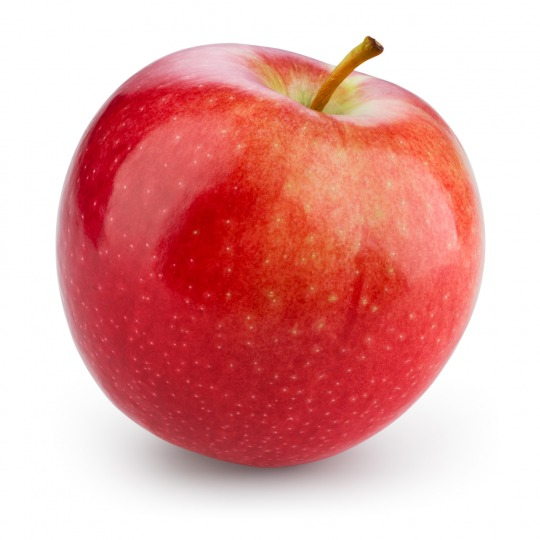
#> input picture images/apple.jpg, 540 x 540 px
$ jupyter execute Colorspaces.ipynb   (shell and % lines are left out)
#> lines starting #> are read from the running program, lines starting #| are printed output that depends on the picture
<a href="https://colab.research.google.com/github/sgauthamr2001/cvi-session-1/blob/master/notebooks/Colorspaces.ipynb" target="_parent"></a>

#                        Computer Vision and Intelligence Group, CFI- IIT Madras

## Intro to OpenCV

**What you'll learn: Colour Spaces**

**What you want to achieve: Write a python program that, given an input image we convert between the colourspaces**

[cell 1]
%cd '/content/cvi-session-1/images'

### Reading, Displaying and Writing an Image to a Path

Functions to be used:

cv2.imread(filepath, flag)
*flag = 0: read image in Grayscale* | *flag = 1: read image as a BGR image*

cv2.imwrite(filepath, variable_name)
*variable_name: name of variable holding the image that is to be saved*

cv2.imshow(title, variable_name)

cv2.waitKey(delay)
*delay: waits for a keypress event for 'delay' ms before proceeding to next line*

[cell 2]
# importing a few relevant packages

#the numpy library contains optimised functions that are used to operate on multi-dimensional arrays
#cv2 is an OpenCV library containing functions used in Computer Vision
#matplotlib is a python plotting library

#In this cell, we will require only the cv2 package
import numpy as np
import cv2
import matplotlib.pyplot as plt

# Getting Started with Images

## 1) Reading an image

We use the function cv2.imread() to read an image. The image should be in the **working directory** or the full path of image should be given.

**Python**:

```
cv2.imread(src, flag)
```

**Parameters:**

*   src – input image.
*   flag – specifies the way image should be read.

  *  cv2.IMREAD_COLOR  or 1: Loads a color image. Any transparency of image will be neglected. It is the default flag.
  *  cv2.IMREAD_GRAYSCALE or 0 : Loads image in grayscale mode.

Warning: Even if the image path is wrong, it won’t throw any error, but nothing gets stored in the image variable.

## 2) Displaying an image

We use the function cv2.imshow() to display an image in a window. The window automatically fits to the image size.

**Python**:

```
cv2.imshow(name, img)
```

**Parameters:**

*   name – window name or title.
*   img – image to be displayed.

Generally 2 more functions are used immediately after the cv2.imshow() function.

**cv2.waitKey()** is a keyboard binding function. Its argument is the time in milliseconds. The function waits for specified milliseconds for any keyboard event. If you press any key in that time, the program continues. If 0 is passed, it waits indefinitely for a key stroke.

**cv2.destroyAllWindows()** simply destroys all the windows we created. If you want to destroy any specific window, use the function **cv2.destroyWindow()** where you pass the exact window name as the argument.

## 3) Saving an image

We use the function cv2.imwrite() to save an image. This will save the image in PNG format in the working directory.

**Python**:

```
cv2.imwrite(filename, img)
```

[cell 3]
#EXERCISE: GETTING STARTED WITH IMAGES- READING, DISPLAYING AND WRITING AN IMAGE

#Using the functions described above, write a program
#to read the image 'sample.jpg' in BGR and Grayscale separately
#display them and save the Grayscale image as 'sample_BW.jpg'
#NOTE: Path of sample.jpg is "sample_imgs/sample.jpg"; write sample_BW.jpg to the path "sample_imgs/sample_BW.jpg"
img1 =  cv2.imread('apple.jpg',1)    #READING AN IMAGE, in Colour
#> img1 is the input picture: shape (540, 540, 3); mean B, G, R 160.5, 162.6, 228.4
img2 =  cv2.imread('apple.jpg',0)    #READING the image in Grayscale
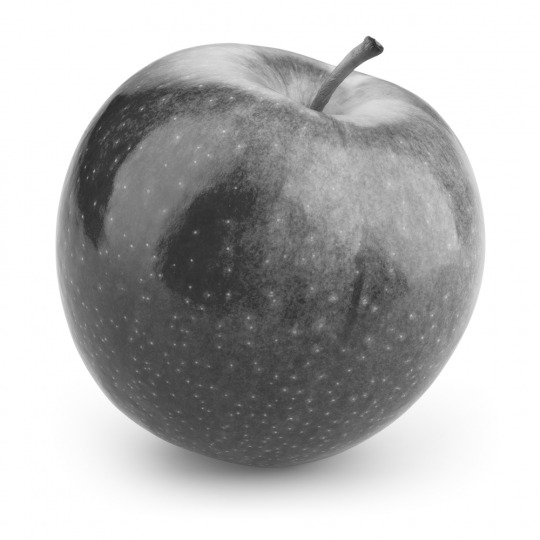
#> img2: shape (540, 540); min 38, max 255, mean 182

plt.imshow(img2, 'gray')          #DISPLAYING AN IMAGE 1


cv2.imwrite('apple_grayscale.png',img2)   #Saving the Black and White image to the specified path

cv2.waitKey(0)                           #Waits for a key press indefinitely (when argument = 0) to proceed to next line
cv2.destroyAllWindows()

## Colour Spaces

**A colour space is a map from a certain colour to a set of numbers (usually 8-bit in size). Different colour spaces (functions) may be advantageous for different purposes.**

Let's look at a few colorspaces used commonly, .

1. Grayscale

2. BGR- Various colours are obtained by a linear combination of Blue, Green and Red values. (2^24 = 16,777,216 possibilities)

    The three channels are correlated by the amount of light hitting the surface.

    In BGR colour space, chrominance (colour related information) and luminance (intensity related information) tend to get mixed. This makes colour based segmentation (separation of components of the image) difficult in BGR colourspace. Also, a difference in lighting would alter the values of the three channels quite drastically.

3. HSV- HSV images have three components:
        a. Hue (Dominant Wavelength Information)
        b. Saturation (Purity or shades of the colour)
        c. Value (Intensity)
    Since there is only one variable giving the information about the colour, it is easier to segment images based on colour in the HSV space.

4. CMYK- This colour space is mainly used in printing. The components are Cyan, Magenta, Yellow and BlacK

### Converting between Colour Spaces in OpenCV

Often, we would need to use different colour spaces during image processing as certain features may be easier to extract in one colour space over another.

Function:
cv2.cvtColor(input_image, flag)

*flag: Specifies the type of conversion*

*cv2.COLOR_BGR2GRAY- Converts BGR image to Grayscale, the Grayscale channel value is the average of the B, G and R channel values*

*cv2.COLOR_GRAY2BGR- Converts Grayscale image to BGR. The Grayscale value is simply copied to all the three channels*

*cv2.COLOR_BGR2HSV*

*cv2.COLOR_HSV2BGR*

Try to write a code to convert an input image in BGR format to Grayscale and HSV, and display them, using OpenCV functions. Read the image 'hat_lady.png' from the folder 'sample_imgs'.

[cell 4]
#EXERCISE: CHANGING COLOUR SPACES

#Using the functions described above, write a program
#to read the image 'hat_lady.png' in BGR
#convert them to GRAY and HSV,
#use numpy slicing to store hue, saturation and value channels separately in variables
#display all the images (except the input) in separate windows
#NOTE: Path of hat_lady.png is "sample_imgs/hat_lady.png"


img = cv2.imread('deer.jpg',1)   #Read Image
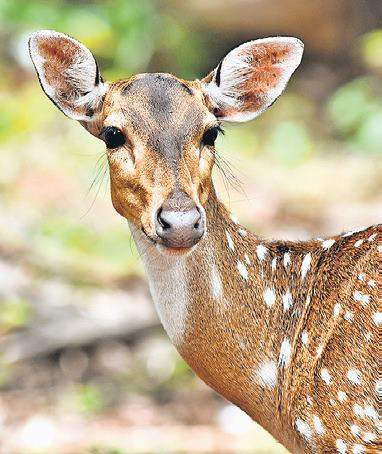
#> input picture images/deer.jpg, 382 x 454 px
#> img is the input picture: shape (454, 382, 3); mean B, G, R 143.7, 174.4, 191.1
img_gray = cv2.cvtColor(img,cv2.COLOR_BGR2GRAY)                        #Convert to gray
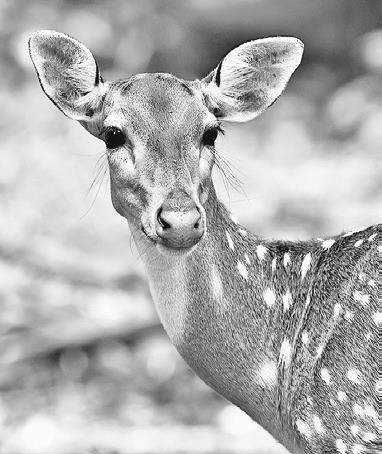
#> img_gray: shape (454, 382); min 0, max 255, mean 175.9
img_hsv =  cv2.cvtColor(img,cv2.COLOR_BGR2HSV)          #Convert to HSV
#> img_hsv: shape (454, 382, 3); mean H, S, V 24.3, 71.9, 193.8

#Slicing the HSV image into components
hue = img_hsv[:, :, 0]
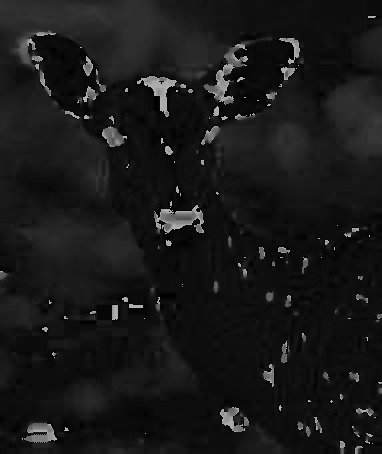
#> hue: shape (454, 382); min 0, max 179, mean 24.3
sat = img_hsv[:, :, 1]
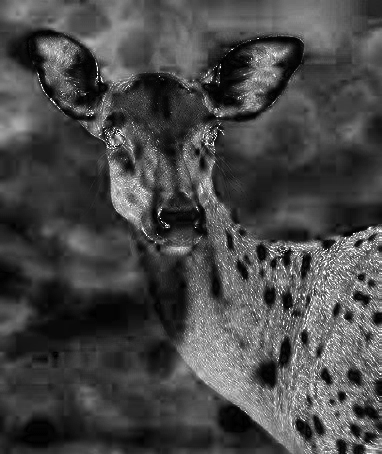
#> sat: shape (454, 382); min 0, max 255, mean 71.9
val = img_hsv[:, :, 2]
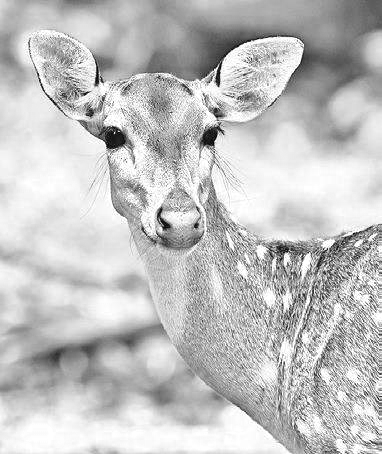
#> val: shape (454, 382); min 1, max 255, mean 193.8

plt.imshow(img,'gray')
plt.figure()
plt.imshow(img_gray)             #Display gray image
plt.figure()
plt.imshow(img_hsv)                    #Display HSV image
plt.figure()
#Displaying components of the image
plt.imshow(hue)
plt.figure()
plt.imshow(sat)
plt.figure()
plt.imshow(val)
plt.figure()
cv2.waitKey(0)
cv2.destroyAllWindows()


#We have written a program in the next cell, that you may refer in case you are stuck
